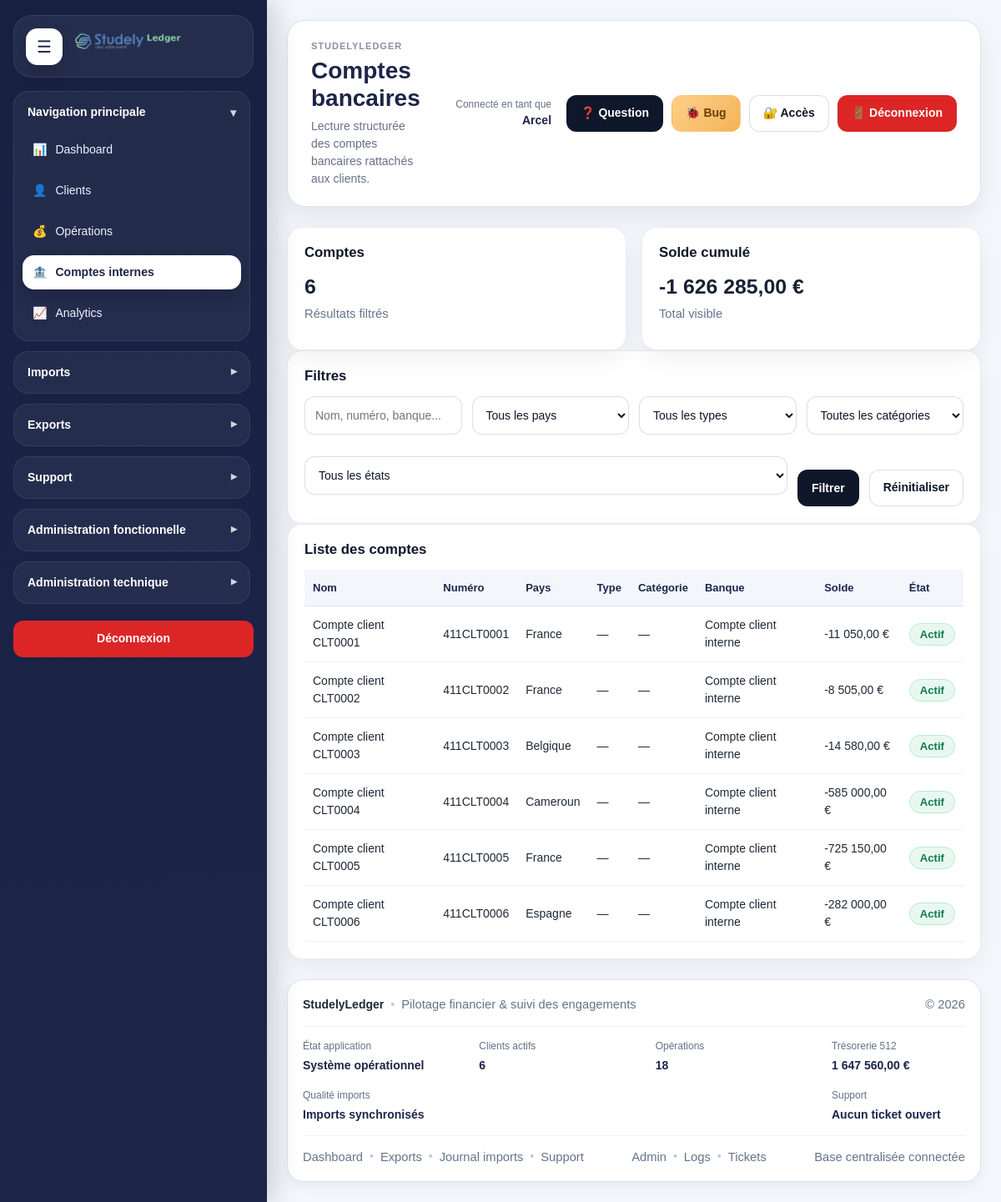
/modules/treasury/bank_accounts.php (signed in), run on an earlier commit of the app's database.
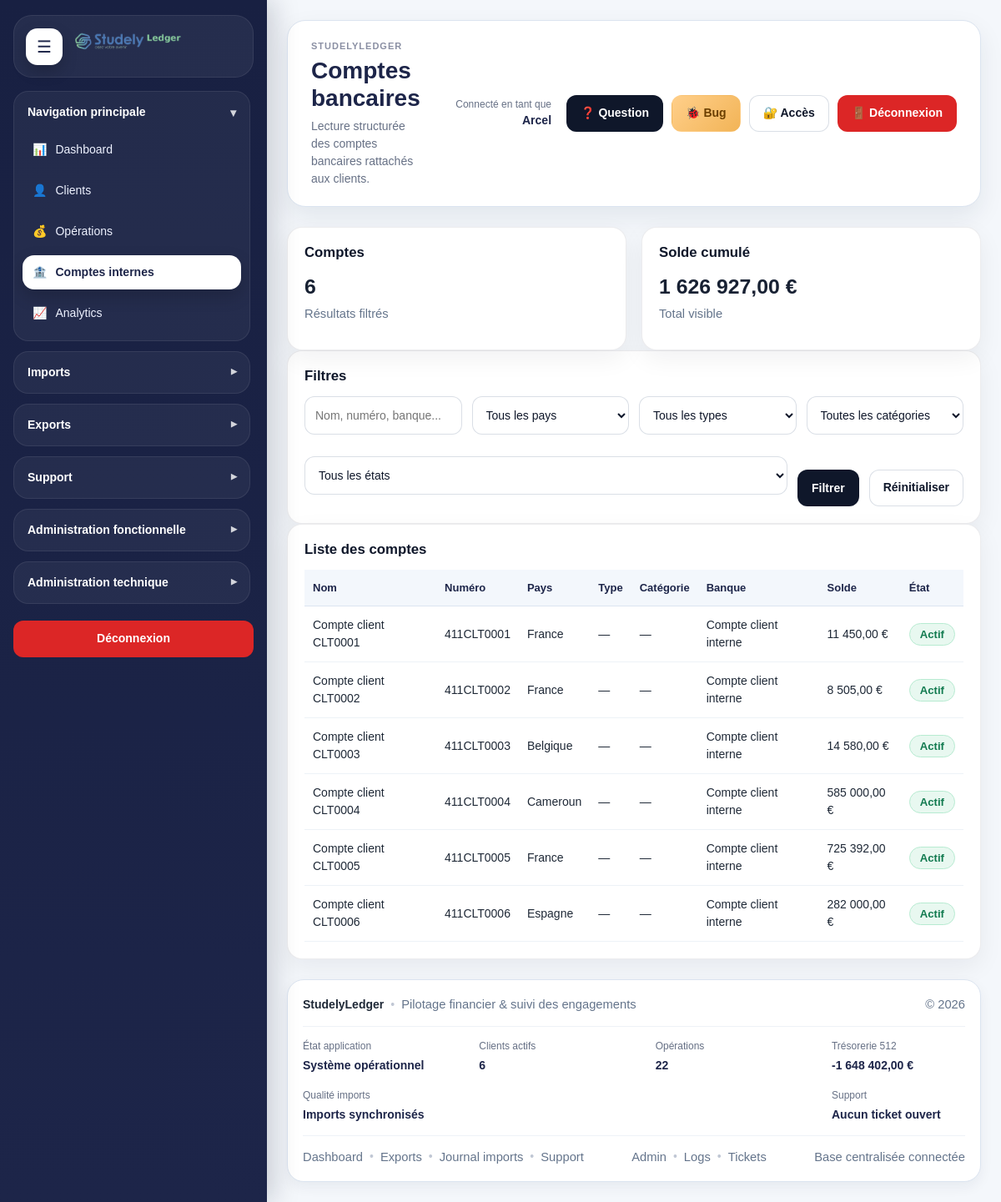
And on a later commit of the database.
### tables this page shows
CREATE TABLE `bank_accounts` (
  `id` int(11) NOT NULL,
  `account_name` varchar(255) DEFAULT NULL,
  `account_number` varchar(100) NOT NULL,
  `bank_name` varchar(255) DEFAULT NULL,
  `country` varchar(150) DEFAULT NULL,
  `account_type_id` int(11) DEFAULT NULL,
  `account_category_id` int(11) DEFAULT NULL,
  `initial_balance` decimal(15,2) NOT NULL DEFAULT 0.00,
  `balance` decimal(15,2) NOT NULL DEFAULT 0.00,
  `is_active` tinyint(1) NOT NULL DEFAULT 1,
  `created_at` datetime NOT NULL DEFAULT current_timestamp(),
  `updated_at` datetime DEFAULT NULL
);

### includes/admin_functions.php (called while the page is built, shortened)
<?php
if (!function_exists('e')) {
    function e(?string $value): string
    {
        return htmlspecialchars((string)($value ?? ''), ENT_QUOTES, 'UTF-8');
    }
}

### modules/treasury/bank_accounts.php (the view, shortened to what the changed rows need)
<?php
$pdo = getPDO();
require_once __DIR__ . '/../../includes/admin_functions.php';
$sql = "
    SELECT
        ba.*,
        at.name AS type_name,
        ac.name AS category_name
    FROM bank_accounts ba
    LEFT JOIN account_types at ON at.id = ba.account_type_id
    LEFT JOIN account_categories ac ON ac.id = ba.account_category_id
    WHERE 1=1
";
$params = [];
$sql .= " ORDER BY ba.account_name ASC, ba.id ASC";
$stmt = $pdo->prepare($sql);
$stmt->execute($params);
$accounts = $stmt->fetchAll(PDO::FETCH_ASSOC);
$totalBalance = 0.0;
foreach ($accounts as $account) {
    $totalBalance += (float)$account['balance'];
}
require_once __DIR__ . '/../../includes/document_start.php';
?>
<div class="layout">
    <div class="main">
        <?php require_once __DIR__ . '/../../includes/header.php'; ?>
        <div class="card-grid">
            <div class="card">
                <h3>Solde cumulé</h3>
                <div class="kpi"><?= number_format($totalBalance, 2, ',', ' ') ?> €</div>
                <p class="muted">Total visible</p>
            </div>
        </div>
        <div class="table-card">
            <table>
                <thead>
                    <tr>
                        <th>Nom</th>
                        <th>Numéro</th>
                        <th>Pays</th>
                        <th>Type</th>
                        <th>Catégorie</th>
                        <th>Banque</th>
                        <th>Solde</th>
                        <th>État</th>
                    </tr>
                </thead>
                <tbody>
                    <?php if (!$accounts): ?>
                        <tr>
                            <td colspan="8">Aucun compte trouvé.</td>
                        </tr>
                    <?php else: ?>
                        <?php foreach ($accounts as $account): ?>
                            <tr>
                                <td><?= e($account['account_name'] ?? '—') ?></td>
                                <td><?= e($account['account_number'] ?? '—') ?></td>
                                <td><?= e($account['country'] ?? '—') ?></td>
                                <td><?= e($account['type_name'] ?? '—') ?></td>
                                <td><?= e($account['category_name'] ?? '—') ?></td>
                                <td><?= e($account['bank_name'] ?? '—') ?></td>
                                <td><?= number_format((float)$account['balance'], 2, ',', ' ') ?> €</td>
                                <td>
                                    <?php if ((int)$account['is_active'] === 1): ?>
                                        <span class="status-pill status-success">Actif</span>
                                    <?php else: ?>
                                        <span class="status-pill status-danger">Inactif</span>
                                    <?php endif; ?>
                                </td>
                            </tr>
                        <?php endforeach; ?>
                    <?php endif; ?>
                </tbody>
            </table>
        </div>
        <?php require_once __DIR__ . '/../../includes/footer.php'; ?>
    </div>
</div>
<?php require_once __DIR__ . '/../../includes/document_end.php'; ?>

### includes/footer.php (shortened to what the changed rows need)
<?php
require_once __DIR__ . '/admin_functions.php';
$totalOperations = 0;
$totalTreasuryBalance = 0.0;
try {
    if (tableExists($pdo, 'operations')) {
        $totalOperations = (int)$pdo->query("
            SELECT COUNT(*)
            FROM operations
        ")->fetchColumn();
    }
    if (tableExists($pdo, 'treasury_accounts')) {
        $totalTreasuryBalance = (float)$pdo->query("
            SELECT COALESCE(SUM(current_balance), 0)
            FROM treasury_accounts
            WHERE COALESCE(is_active, 1) = 1
        ")->fetchColumn();
    }
} catch (Throwable $e) {
}
?>
<footer class="app-footer">
    <div class="rich-footer">
        <div class="system-status-bar">
            <div class="status-item">
                <span class="status-label">Opérations</span>
                <span class="status-value"><?= number_format($totalOperations, 0, ',', ' ') ?></span>
            </div>
            <div class="status-item">
                <span class="status-label">Trésorerie 512</span>
                <span class="status-value"><?= number_format($totalTreasuryBalance, 2, ',', ' ') ?> €</span>
            </div>
        </div>
    </div>
</footer>

What changed in the data, as far as the page shows it:
changed bank_accounts "Compte client CLT0001": balance "-11 050,00" → "11 450,00"
changed bank_accounts "Compte client CLT0002": balance "-8 505,00" → "8 505,00"
changed bank_accounts "Compte client CLT0003": balance "-14 580,00" → "14 580,00"
changed bank_accounts "Compte client CLT0004": balance "-585 000,00" → "585 000,00"
changed bank_accounts "Compte client CLT0005": balance "-725 150,00" → "725 392,00"
changed bank_accounts "Compte client CLT0006": balance "-282 000,00" → "282 000,00"
Also different on the page:
$totalBalance: "-1 626 285,00" → "1 626 927,00"
$totalOperations: "18" → "22"
$totalTreasuryBalance: "1 647 560,00" → "-1 648 402,00"
